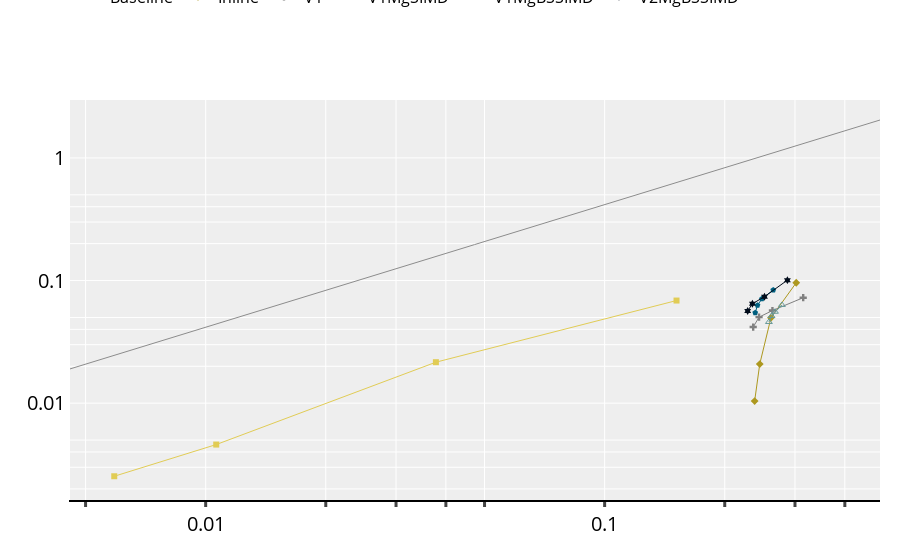

The notebook cell saved with this chart:
### Code cell
# flops/cycle vs oi
fig = go.Figure()

# func_alias = ['Inline', 'Inline+simd', 'Vec', 'VecMg', 'VecMgSIMD', 'VecMgSIMDcsum', 'VecMgRand', 'VecMgRandSIMD', 'VecStructMg','VecStructMgSIMD']

major_improvement = ['Baseline', 'Inline', 'V1', 'V1MgSIMD', 'V1MgBSSIMD', 'V2MgBSSIMD']
#colors=px.colors.sequential.Cividis[::-1]
colors = ['#e1cc55', '#ad981f',  '#808080', '#669999',  '#006080', '#000b1a']

for j, func in enumerate(major_improvement):
    same = res_mem.loc[(res_mem['function']==func)]
    fig.add_trace(go.Scatter(x=(same["intops"]+same["flops"])/same["avg_mem"],
                             y=(same["intops"]+same["flops"])/same['cycles'], 
                             name=f"{func}",
                             mode='lines+markers', marker=dict(symbol=marker_symbols[j+1],size=6),
                             line=dict(color=colors[j], width=1)))

txval=[0.001,0.002,0.003,0.004,0.005,0.01,0.02,0.03,0.04,0.05,0.1,0.2,0.3,0.4,0.5,1] 
txtxt=['' for i in range(len(txval))] 
txtxt[0]='0.001'
txtxt[5]='0.01'
txtxt[10]='0.1'
txtxt[-1]='1'

tyval=[0.0005,0.001,0.002,0.003,0.004,0.005,0.01, 0.02,0.03,0.04,0.05,0.1, 0.2,0.3,0.4,0.5,1] 
tytxt=['' for i in range(len(tyval))] 
tytxt[1]='0.001'
tytxt[6]='0.01'
tytxt[11]='0.1'
tytxt[-1]='1'
legend_font=dict(size=16,color='#000000')

fig.update_layout(xaxis=dict(showline=True, showgrid=True,
                             linecolor='rgb(0, 0, 0)', linewidth=2,rangemode="normal",
                             tickwidth=3, tickfont=num_font, ticks='outside',tickvals=txval,ticktext=txtxt),
                  yaxis=dict(tickfont=num_font, zeroline=False, showticklabels=True,
                             rangemode="nonnegative", tickvals=tyval,ticktext=tytxt,
                             showline=True),
                  showlegend=True, legend=dict(orientation='h', valign='top', x=0, y=1.3, yanchor='top',xanchor='left',
                                     traceorder="normal", font=legend_font),
                  margin=dict(autoexpand=False, l=70, r=20, t=100,b=60),
                  plot_bgcolor="#eeeeee"
                  )
fig.update_xaxes(type="log")
fig.update_yaxes(type="log")


x_vals = [i*0.01 for i in range(50)]
y_vals = [4.16*i for i in x_vals]
fig.add_trace(go.Scatter(x=x_vals, y=y_vals, showlegend=False,
                            mode='lines',#marker=dict(symbol=marker_symbols[j],size=5),
                            line=dict(color="#8c8c8c", width=1))
                            )

fig.show()
#fig.write_image("intflops_roofline_deg5.pdf")

### Figure 1 — Plotly figure (JSON) as saved in the notebook; plotly's stock layout.template omitted (floating-point values rounded to 4 significant figures)
{"data": [{"line": {"color": "#e1cc55", "width": 1}, "marker": {"size": 6, "symbol": "square"}, "mode": "lines+markers", "name": "Baseline", "type": "scatter", "x": [0.1514, 0.03776, 0.01063, 0.0059], "y": [0.06871, 0.02159, 0.004597, 0.002535]}, {"line": {"color": "#ad981f", "width": 1}, "marker": {"size": 6, "symbol": "diamond"}, "mode": "lines+markers", "name": "Inline", "type": "scatter", "x": [0.3022, 0.2611, 0.2448, 0.2377], "y": [0.09599, 0.04965, 0.02086, 0.01039]}, {"line": {"color": "#808080", "width": 1}, "marker": {"size": 6, "symbol": "cross"}, "mode": "lines+markers", "name": "V1", "type": "scatter", "x": [0.3146, 0.2634, 0.2438, 0.2357], "y": [0.07248, 0.05693, 0.05032, 0.04174]}, {"line": {"color": "#669999", "width": 1}, "marker": {"size": 6, "symbol": "triangle-up-open"}, "mode": "lines+markers", "name": "V1MgSIMD", "type": "scatter", "x": [0.2782, 0.2673, 0.262, 0.2581], "y": [0.06326, 0.05567, 0.05142, 0.04594]}, {"line": {"color": "#006080", "width": 1}, "marker": {"size": 6, "symbol": "pentagon"}, "mode": "lines+markers", "name": "V1MgBSSIMD", "type": "scatter", "x": [0.2646, 0.2478, 0.2417, 0.2385], "y": [0.08366, 0.07093, 0.06285, 0.0546]}, {"line": {"color": "#000b1a", "width": 1}, "marker": {"size": 6, "symbol": "hexagram"}, "mode": "lines+markers", "name": "V2MgBSSIMD", "type": "scatter", "x": [0.2871, 0.2516, 0.2346, 0.2283], "y": [0.1007, 0.07388, 0.06467, 0.05654]}, {"line": {"color": "#8c8c8c", "width": 1}, "mode": "lines", "showlegend": false, "type": "scatter", "x": [0, 0.01, 0.02, 0.03, 0.04, 0.05, 0.06, 0.07, 0.08, 0.09, 0.1, 0.11, 0.12, 0.13, 0.14, 0.15, 0.16, 0.17, 0.18, 0.19, 0.2, 0.21, 0.22, 0.23, 0.24, 0.25, 0.26, 0.27, 0.28, 0.29, 0.3, 0.31, 0.32, 0.33, 0.34, 0.35, 0.36, 0.37, 0.38, 0.39, 0.4, 0.41, 0.42, 0.43, 0.44, 0.45, 0.46, 0.47, 0.48, 0.49], "y": [0, 0.0416, 0.0832, 0.1248, 0.1664, 0.208, 0.2496, 0.2912, 0.3328, 0.3744, 0.416, 0.4576, 0.4992, 0.5408, 0.5824, 0.624, 0.6656, 0.7072, 0.7488, 0.7904, 0.832, 0.8736, 0.9152, 0.9568, 0.9984, 1.04, 1.082, 1.123, 1.165, 1.206, 1.248, 1.29, 1.331, 1.373, 1.414, 1.456, 1.498, 1.539, 1.581, 1.622, 1.664, 1.706, 1.747, 1.789, 1.83, 1.872, 1.914, 1.955, 1.997, 2.038]}], "layout": {"legend": {"font": {"color": "#000000", "size": 16}, "orientation": "h", "traceorder": "normal", "valign": "top", "x": 0, "xanchor": "left", "y": 1.3, "yanchor": "top"}, "margin": {"autoexpand": false, "b": 60, "l": 70, "r": 20, "t": 100}, "plot_bgcolor": "#eeeeee", "showlegend": true, "xaxis": {"linecolor": "rgb(0, 0, 0)", "linewidth": 2, "rangemode": "normal", "showgrid": true, "showline": true, "tickfont": {"color": "#000000", "size": 20}, "ticks": "outside", "ticktext": ["0.001", "", "", "", "", "0.01", "", "", "", "", "0.1", "", "", "", "", "1"], "tickvals": [0.001, 0.002, 0.003, 0.004, 0.005, 0.01, 0.02, 0.03, 0.04, 0.05, 0.1, 0.2, 0.3, 0.4, 0.5, 1], "tickwidth": 3, "type": "log"}, "yaxis": {"rangemode": "nonnegative", "showline": true, "showticklabels": true, "tickfont": {"color": "#000000", "size": 20}, "ticktext": ["", "0.001", "", "", "", "", "0.01", "", "", "", "", "0.1", "", "", "", "", "1"], "tickvals": [0.0005, 0.001, 0.002, 0.003, 0.004, 0.005, 0.01, 0.02, 0.03, 0.04, 0.05, 0.1, 0.2, 0.3, 0.4, 0.5, 1], "type": "log", "zeroline": false}}}
